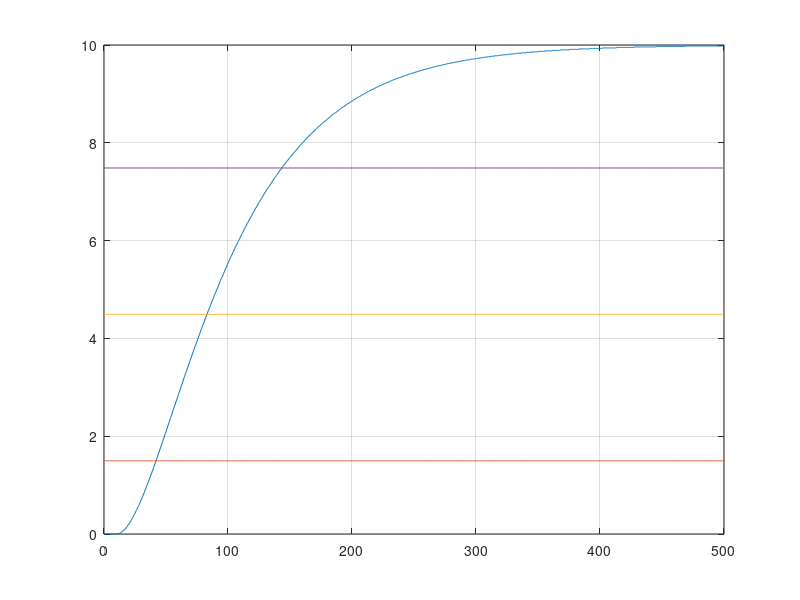

The MATLAB script that drew this image: (Note: this script raises an error after producing the figure.)

dados = load('dadosordem2sobre.txt');
t = dados(:,1);
v = dados(:,2);
T = dados(:,3);

figure('color',[1 1 1])
plot(t,T)
grid on
hold on


Dx = max(v) - 0;
Dy = max(T) - min(T);

K = Dy/Dx;

M_p = 0.3;

%% Mollenkamp

y_15 = min(T) + 0.15*Dy;
y_45 = min(T) + 0.45*Dy;
y_75 = min(T) + 0.75*Dy;

plot(t,y_15*ones(1,length(t)))
plot(t,y_45*ones(1,length(t)))
plot(t,y_75*ones(1,length(t)))

%

t1 =  42;   % 0.15 y(inf)
t2 =  83;   % 0.45 y(inf)
t3 = 143.5; % 0.75 y(inf)

x = (t2-t1)/(t3-t1);
zeta = (0.0805-5.547*(0.475-x)^2)/(x-0.356);
if zeta <1
   f1=0.708*2.811^zeta ;
elseif zeta >=1
    f1=2.6*zeta-0.6;
end

omega_n = f1/(t3-t1);

f2=0.922*1.66^zeta;
theta = t2-f2/omega_n;

if zeta>=1
    tau_1 = (zeta+sqrt(zeta^2-1))/omega_n;
    tau_2 = (zeta-sqrt(zeta^2-1))/omega_n;
end

H_Mol = tf([K*omega_n^2],[1 2*zeta*omega_n omega_n^2]);
H_Mol_d = H_Mol*exp(-11*s);

%% Philipp e Parr
% Number of visible cycles
N = 4;
omega_n = 1;

zeta = 0.6/N;

teste_Ph_Parr = sqrt(1-zeta^2);
if teste_Ph_Parr > 0.2
    disp('Philip and Parr method not appropriate' )
end

%% Sundaresan
% K = Dy/Dx;
u_norm % entrada normalizada
y_norm % saida normalizada

if zeta >= 1
    Mi % Inclinacao da tangente no pto de inflexao de y(t)
    tm % Intersecao da tangente com o valor em reg permanente
    m1 = trapz(t,u_norm-y_norm);
    lambda = (tm-m1)*Mi;
    eta % Obtido a partir de grafico (fig 3.4)
    tau_1 = eta^(eta/(1-eta))/Mi;
    tau_2 = eta^(1/(1-eta))/Mi;
    tau_d = m1 - tau_1 - tau_2;
    
    tau_1_Nish = exp(1)*trapz(t(t<theta_tau),T_norm(t<theta_tau));

elseif zeta < 1
    tm
    Mi
    m1 = trapz(t,u_norm-y_norm);
    lambda = (tm-m1)*Mi;
    zeta % Graficamente (fig 3.6)
    omega_n = acos(zeta)/sqrt(1-zeta^2) * 1/(tm-m1);
    td = m1 - 2*zeta/omega_n;
end